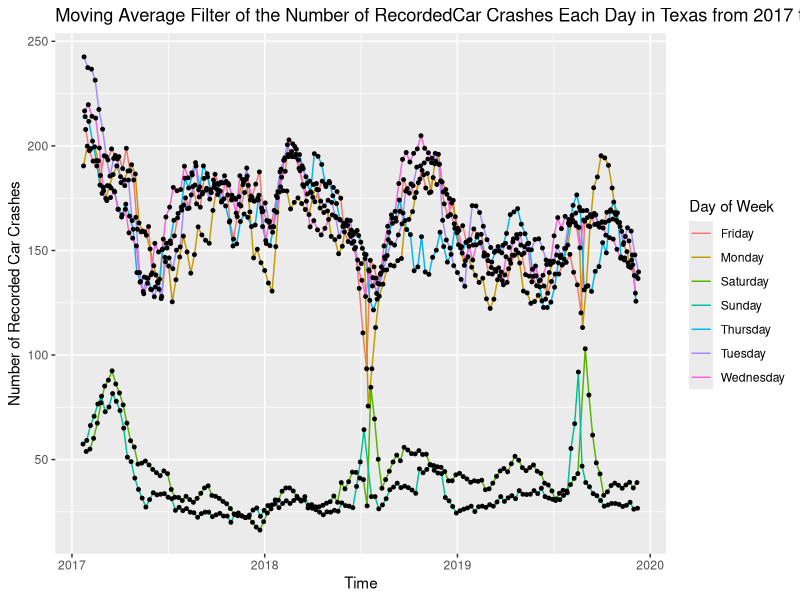

This figure's R source:
## ---- chunk 1
knitr::opts_chunk$set(echo = TRUE)
library(tidyverse)
## ---- chunk 2
data <- read_csv("TexasAccidents.csv", col_types = "Dnc")
data[,"MA"] <- stats::filter(
  data$Freq,
  sides = 2,
  filter = c(rep(c(1/7, rep(0, 6)), 6), 1/7)
)
data <- data[22:1072,]

data %>%
  ggplot(aes(Date, MA, color = DayOfWeek)) + 
  geom_line(size = .5) +
  geom_point(shape = 21, size = 1, fill = "black", color = "black") +
  labs(
    title = "Moving Average Filter of the Number of RecordedCar Crashes Each Day in Texas from 2017 to 2020",
    x = "Time",
    y = "Number of Recorded Car Crashes",
    color = "Day of Week"
  )
